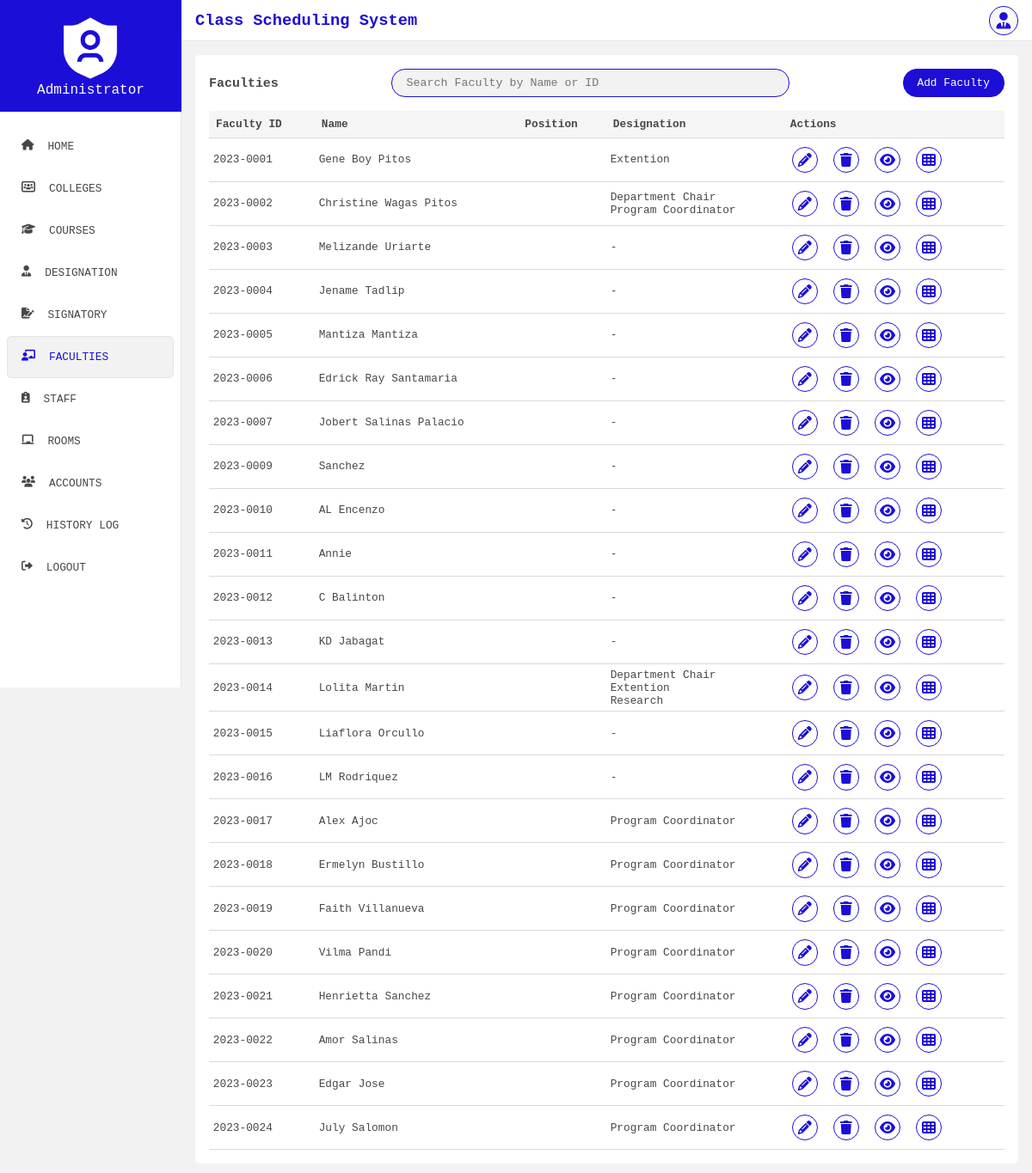
The app's page /view/faculties.php (signed in) with its own data.
### tables this page shows
CREATE TABLE `course_faculty` (
  `course_id` varchar(40) NOT NULL,
  `fac_id` varchar(40) NOT NULL
);

CREATE TABLE `faculty` (
  `fac_id` varchar(40) NOT NULL,
  `fname` varchar(100) DEFAULT NULL,
  `mname` varchar(100) DEFAULT NULL,
  `lname` varchar(40) DEFAULT NULL,
  `address` text DEFAULT NULL,
  `sex` varchar(40) DEFAULT NULL,
  `marital_stat` varchar(40) DEFAULT NULL,
  `contact` varchar(40) DEFAULT NULL,
  `vaccinated` varchar(40) DEFAULT NULL,
  `educ_qualification` varchar(50) NOT NULL,
  `qual_major` varchar(50) NOT NULL,
  `eligibility_prc` varchar(50) NOT NULL,
  `position_id` varchar(50) NOT NULL
);

CREATE TABLE `faculty_designation` (
  `fac_id` varchar(50) NOT NULL,
  `designation_id` varchar(50) NOT NULL
);

CREATE TABLE `designation` (
  `designation_id` varchar(50) NOT NULL,
  `designation_title` varchar(50) NOT NULL,
  `deloading` int(50) NOT NULL
);

### config/Dbh.php (called while the page is built)
<?php
class Dbh{
    private $host = "localhost";
    private $db_name = "class_scheduling";
    private $username = "root";
    private $password = "";
    public function connect(){
        try{
            $conn = new PDO("mysql:host=".$this->host.";dbname=".$this->db_name, $this->username, $this->password);
            $conn->setAttribute(PDO::ATTR_ERRMODE, PDO::ERRMODE_EXCEPTION);
            return $conn;
        } catch (PDOException $e){
            echo "Connection failed " . $e->getMessage();
        }
    }
}

### models/FacultiesModel.php (called while the page is built, shortened)
<?php
require_once "../config/Dbh.php";
class FacultiesModel extends Dbh{
    private $conn;
    public function __construct(){
        $this->conn = $this->connect();
    }
    public function read_faculties(){
        $sql = "SELECT * FROM `course_faculty` cf
                LEFT JOIN `faculty` f ON cf.fac_id = f.fac_id
                LEFT JOIN `course` c ON c.course_id = cf.course_id
                LEFT JOIN `college` cl ON cl.coll_id = c.coll_id ";
        $stmt = $this->conn->prepare($sql);
        $stmt->execute();
        return $stmt->fetchAll(PDO::FETCH_ASSOC);
    }
}

### controllers/FacultiesContr.php (called while the page is built, shortened)
<?php
require_once "../models/FacultiesModel.php";
require_once "../controllers/DesignationContr.php";
class FacultiesContr extends FacultiesModel{
    public function get_faculties(){
        return $this->read_faculties();
    }
}

### models/DesignationModel.php (called while the page is built, shortened)
<?php
require_once "../config/Dbh.php";
class DesignationModel extends Dbh{
    private $conn;
    public function __construct(){
        $this->conn = $this->connect();
    }
    public function read_faculty_designations($fac_id){
        $sql = "SELECT * FROM `faculty_designation` fd
                LEFT JOIN `designation` d ON d.designation_id = fd.designation_id
                WHERE `fac_id`=?";
        $stmt = $this->conn->prepare($sql);
        $stmt->execute([$fac_id]);
        return $stmt->fetchAll(PDO::FETCH_ASSOC);
    }
}

### controllers/DesignationContr.php (called while the page is built, shortened)
<?php
require_once "../models/DesignationModel.php";
class DesignationContr extends DesignationModel{
    public function get_faculty_designations($fac_id){
        if($fac_id){
            return $this->read_faculty_designations($fac_id);
        }
    }
}

### view/faculties.php (the view, shortened to what this page needs)
<?php
    require_once "../controllers/FacultiesContr.php";
    require_once "../controllers/DesignationContr.php";
    $faculties_contr = new FacultiesContr();
    $designation_contr = new DesignationContr();
    if(isset($_GET["course_id"])){
        $faculties = $faculties_contr->get_fac_by_crsID($_GET["course_id"]);
    }else{
        $faculties = $faculties_contr->get_faculties();
    }
?>
<!DOCTYPE html>
<html lang="en">
<head>
    <link rel="stylesheet" href="../public/css/general.css">
    <link rel="stylesheet" href="../public/css/all.css">
</head>
<body>
    <div class="container">
        <?php include '../includes/sidebar.php'; ?>
        <div class="main">
            <?php include '../includes/header.php'; ?>
            <div class="content">
                <div class="table_container">
                    <section>
                        <h3>Faculties</h3>
                        <input type="text" class="search_box" onkeyup="searchFaculty(event, `<?php echo $_SESSION['user']['user_type'];?>`);" placeholder="Search Faculty by Name or ID">
                        <?php
                        if($_SESSION["user"]["user_type"] == "admin" || $_SESSION["user"]["user_type"] == "staff"){
                            ?>
                            <button class="add_btn" id="add_faculty">
                                <span>Add Faculty</span>
                            </button>
                            <?php
                        }
                        ?>
                    </section>
                    <table>
                        <tr>
                            <th>Faculty ID</th>
                            <th>Name</th>
                            <th>Position</th>
                            <th>Designation</th>
                            <th>Actions</th>
                        </tr>
                        <tbody id="faculty_list">
                            <?php
                            foreach($faculties as $faculty){
                                ?>
                                <tr>
                                    <td><?php echo $faculty["fac_id"]; ?></td>
                                    <td><?php echo $faculty["fname"].' '.$faculty["mname"].' '.$faculty["lname"]; ?></td>
                                    <td><?php echo $faculty["position"]; ?></td>
                                    <td>
                                        <?php
                                        $fac_designations = $designation_contr->get_faculty_designations($faculty["fac_id"]);
                                        if(count($fac_designations) > 0){
                                            foreach($fac_designations as $designation){
                                                echo "<span>".$designation["designation_title"]."</span><br>";
                                            }
                                        }else {
                                            echo '-';
                                        }
                                        ?>
                                    </td>
                                    <td>
                                        <div class="actions_con">
                                            <div class="actions">
                                                <?php
                                                if($_SESSION["user"]["user_type"] == "admin"){
                                                    ?>
                                                    <button class="tb_action_item" onclick='handleFacultyEdit(`<?php echo json_encode($faculty); ?>`);' title="edit">
                                                        <i class="fas fa-pencil"></i>
                                                    </button>
                                                    <button class="tb_action_item" title="delete" onclick="handleDeleteFaculty(`<?php echo $faculty['fac_id']; ?>`, `<?php echo $faculty['course_id']; ?>`);">
                                                        <i class="fas fa-trash"></i>
                                                    </button>
                                                    <?php
                                                }
                                                ?>
                                                <button class="tb_action_item" onclick='showMoreFacultyInfo(`<?php echo json_encode($faculty); ?>`);' title="view">
                                                    <i class="fas fa-eye"></i>
                                                </button>
                                                <button class="tb_action_item" title="schedule">
                                                    <a href="./instructor_load.php?<?php echo 'fac_id='.$faculty["fac_id"].'&course_id='.$faculty["course_id"]; ?>">
                                                        <i class="fas fa-table-cells"></i>
                                                    </a>
                                                </button>
                                            </div>
                                        </div>
                                    </td>
                                </tr>
                                <?php
                            }
                            ?>
                        </tbody>
                    </table>
                </div>
            </div>
        </div>
    </div>
</body>
</html>

### public/css/general.css (style rules this page uses)
* { padding: 0; margin: 0; box-sizing: border-box; font-family: 'Courier New', Courier, monospace; }
:root { --primary: #ffffff; --secondary: #474747; --blue-accent: #1c0ed7; --orange-accent: #F15412; }
body { background-color: #f3f2f2; height: 90vh; }
.container { display: flex; }
.main { width: 100%; display: flex; flex-direction: column; }
.search_box { width: 50%; padding: .5rem 1rem; border-radius: 1rem; border: 1px solid var(--blue-accent); background-color: #f3f2f2; outline: none; }
.content { flex: 1; padding: 1rem; width: 100%; font-size: .8rem; }
.table_container { background-color: var(--primary); padding: 1rem; border-radius: 5px; color: var(--secondary); overflow-y: auto; }
.table_container section { display: flex; align-items: center; justify-content: space-between; margin-bottom: 1rem; }
.add_btn { background-color: var(--blue-accent); color: var(--primary); border: none; outline: none; border: 1px solid var(--blue-accent); font-size: .8rem; padding: .5rem 1rem; border-radius: 1rem; cursor: pointer; }
table { width: 100%; border-radius: 5px; border-collapse: collapse; }
td, th { border-bottom: 1px solid #dadada; }
th { background-color: #f5f5f5; padding: .5rem; text-align: left; }
td { padding: .3rem; }
.tb_action_item { margin-right: .5rem; border: none; outline: none; background-color: #FFF; cursor: pointer; margin: 5px; }
.tb_action_item i { font-size: 1rem; position: relative; background-color: var(--primary); border: 1px solid var(--blue-accent); color: var(--blue-accent); border-radius: 50%; width: 1.9rem; height: 1.9rem; text-align: center; }
.tb_action_item i::before { position: relative; top: 50%; transform: translateY(-50%); display: block; }
.actions_con { position: relative; }
.actions { align-items: center; }

### records on screen
course_faculty: fac.fac_id "2023-0001", fac.fname "Gene Boy", fac.lname "Pitos"
faculty_designation: designation.designation_title "Extention"
course_faculty: fac.fac_id "2023-0002", fac.fname "Christine", fac.mname "Wagas", fac.lname "Pitos"
faculty_designation: designation.designation_title "Department Chair"
faculty_designation: designation.designation_title "Program Coordinator"
course_faculty: fac.fac_id "2023-0003", fac.fname "Melizande", fac.lname "Uriarte"
course_faculty: fac.fac_id "2023-0004", fac.fname "Jename", fac.lname "Tadlip"
course_faculty: fac.fac_id "2023-0005", fac.fname "Mantiza", fac.lname "Mantiza"
course_faculty: fac.fac_id "2023-0006", fac.fname "Edrick Ray", fac.lname "Santamaria"
course_faculty: fac.fac_id "2023-0007", fac.fname "Jobert", fac.mname "Salinas", fac.lname "Palacio"
course_faculty: fac.fac_id "2023-0009", fac.lname "Sanchez"
course_faculty: fac.fac_id "2023-0010", fac.fname "AL", fac.lname "Encenzo"
course_faculty: fac.fac_id "2023-0011", fac.fname "Annie"
course_faculty: fac.fac_id "2023-0012", fac.fname "C", fac.lname "Balinton"
course_faculty: fac.fac_id "2023-0013", fac.fname "KD", fac.lname "Jabagat"
course_faculty: fac.fac_id "2023-0014", fac.fname "Lolita", fac.lname "Martin"
faculty_designation: designation.designation_title "Department Chair"
faculty_designation: designation.designation_title "Extention"
faculty_designation: designation.designation_title "Research"
course_faculty: fac.fac_id "2023-0015", fac.fname "Liaflora", fac.lname "Orcullo"
course_faculty: fac.fac_id "2023-0016", fac.fname "LM", fac.lname "Rodriquez"
course_faculty: fac.fac_id "2023-0017", fac.fname "Alex", fac.lname "Ajoc"
faculty_designation: designation.designation_title "Program Coordinator"
course_faculty: fac.fac_id "2023-0018", fac.fname "Ermelyn", fac.lname "Bustillo"
faculty_designation: designation.designation_title "Program Coordinator"
course_faculty: fac.fac_id "2023-0019", fac.fname "Faith", fac.lname "Villanueva"
faculty_designation: designation.designation_title "Program Coordinator"
course_faculty: fac.fac_id "2023-0020", fac.fname "Vilma", fac.lname "Pandi"
faculty_designation: designation.designation_title "Program Coordinator"
course_faculty: fac.fac_id "2023-0021", fac.fname "Henrietta", fac.lname "Sanchez"
faculty_designation: designation.designation_title "Program Coordinator"
course_faculty: fac.fac_id "2023-0022", fac.fname "Amor", fac.lname "Salinas"
faculty_designation: designation.designation_title "Program Coordinator"
course_faculty: fac.fac_id "2023-0023", fac.fname "Edgar", fac.lname "Jose"
faculty_designation: designation.designation_title "Program Coordinator"
course_faculty: fac.fac_id "2023-0024", fac.fname "July", fac.lname "Salomon"
faculty_designation: designation.designation_title "Program Coordinator"
